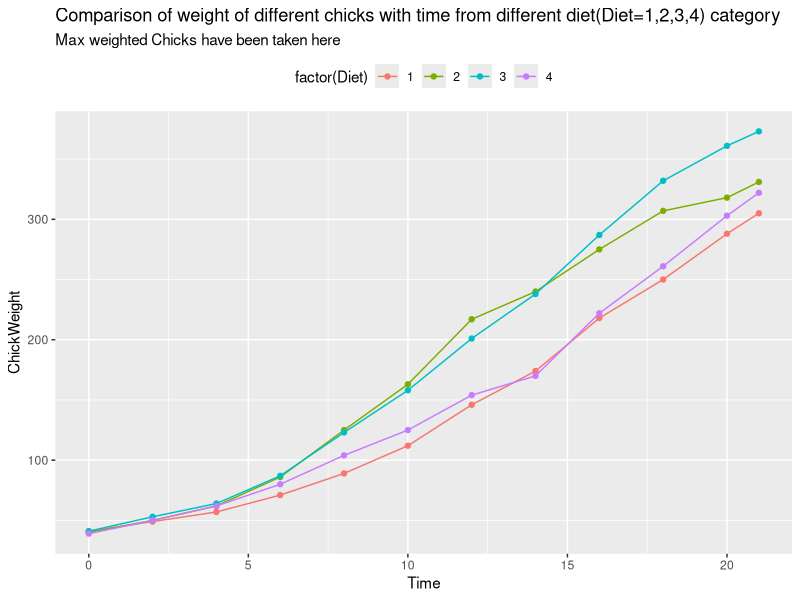

Write R code to recreate this figure.

df1<-subset(ChickWeight,Diet==1)
df1
max(df1$weight)
max_df1weight_row<-subset(df1,df1$weight==max(df1$weight))
max_df1weight_row
max_weightdf1<-data.frame(subset(df1,Chick==7))
max_weightdf1

df2<-subset(ChickWeight,Diet==2)  
df2
max_df2weight_row<-subset(df2,df2$weight==max(df2$weight))
max_df2weight_row
max_weightdf2<-data.frame(subset(df2,Chick==21))
max_weightdf2

df3<-subset(ChickWeight,Diet==3)
df3
max_df3weight_row<-subset(df3,df3$weight==max(df3$weight))
max_df3weight_row
max_weightdf3<-data.frame(subset(df3,Chick==35))
max_weightdf3

df4<-subset(ChickWeight,Diet==4)
df4
max_df4weight_row<-subset(df4,df4$weight==max(df4$weight))
max_df4weight_row
max_weightdf4<-data.frame(subset(df4,Chick==48))
max_weightdf4





library(ggplot2)       #aes()creates a something so to create legend we have to place color inside it.
#scale_color_manual() or scale_color_identity basically specifies that has been created using aes()
ggplot()+           #As we have specified the data argument at first so we should not write factor(ChickWeight$Diet) rather just factor(Diet).   
  geom_point(data=max_weightdf1,mapping=aes(x=Time,y=weight,color=factor(Diet)))+geom_line(data=max_weightdf1,mapping=aes(x=Time,y=weight,color=factor(Diet)))+
  geom_point(data=max_weightdf2,mapping=aes(x=Time,y=weight,color=factor(Diet)))+geom_line(data=max_weightdf2,mapping=aes(x=Time,y=weight,color=factor(Diet)))+
  geom_point(data=max_weightdf3,mapping=aes(x=Time,y=weight,color=factor(Diet)))+geom_line(data=max_weightdf3,mapping=aes(x=Time,y=weight,color=factor(Diet)))+  
  geom_point(data=max_weightdf4,mapping=aes(x=Time,y=weight,color=factor(Diet)))+geom_line(data=max_weightdf4,mapping=aes(x=Time,y=weight,color=factor(Diet)))+
  labs(title="Comparison of weight of different chicks with time from different diet(Diet=1,2,3,4) category ",
       subtitle = "Max weighted Chicks have been taken here",x="Time",y="ChickWeight")+
  theme(legend.position = "top")

#theme() is to customize the legend.







